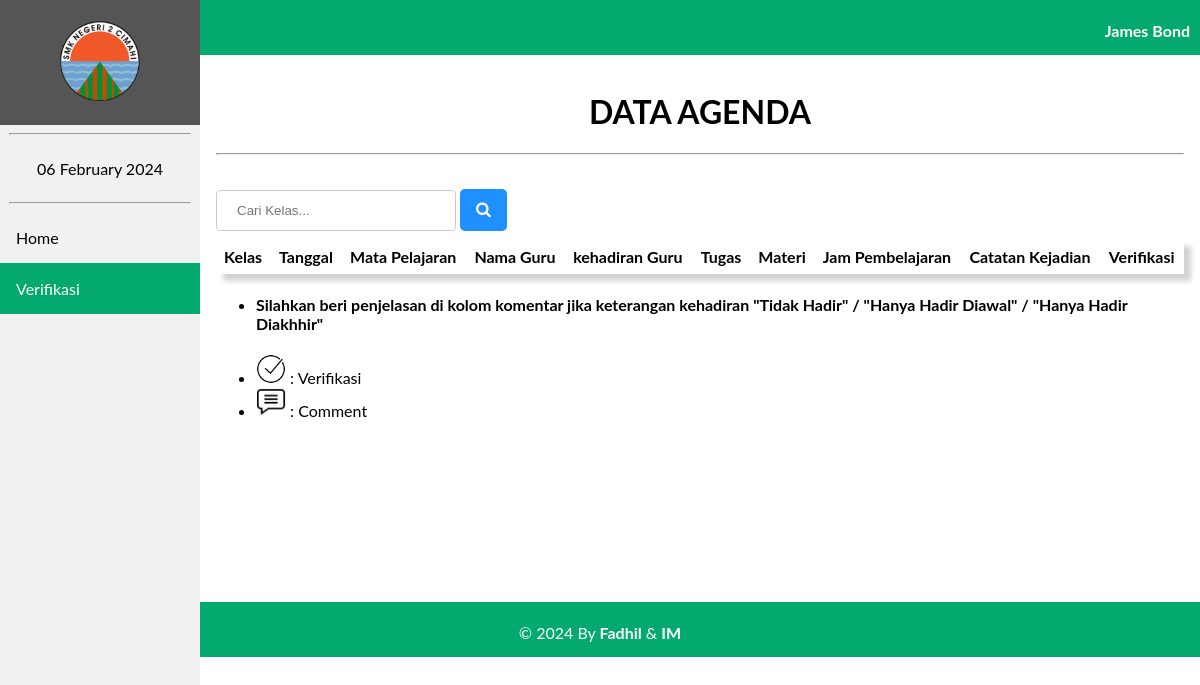
The page /agenda/verifikasi.php?id=198111032008011006 on the database as committed earlier.
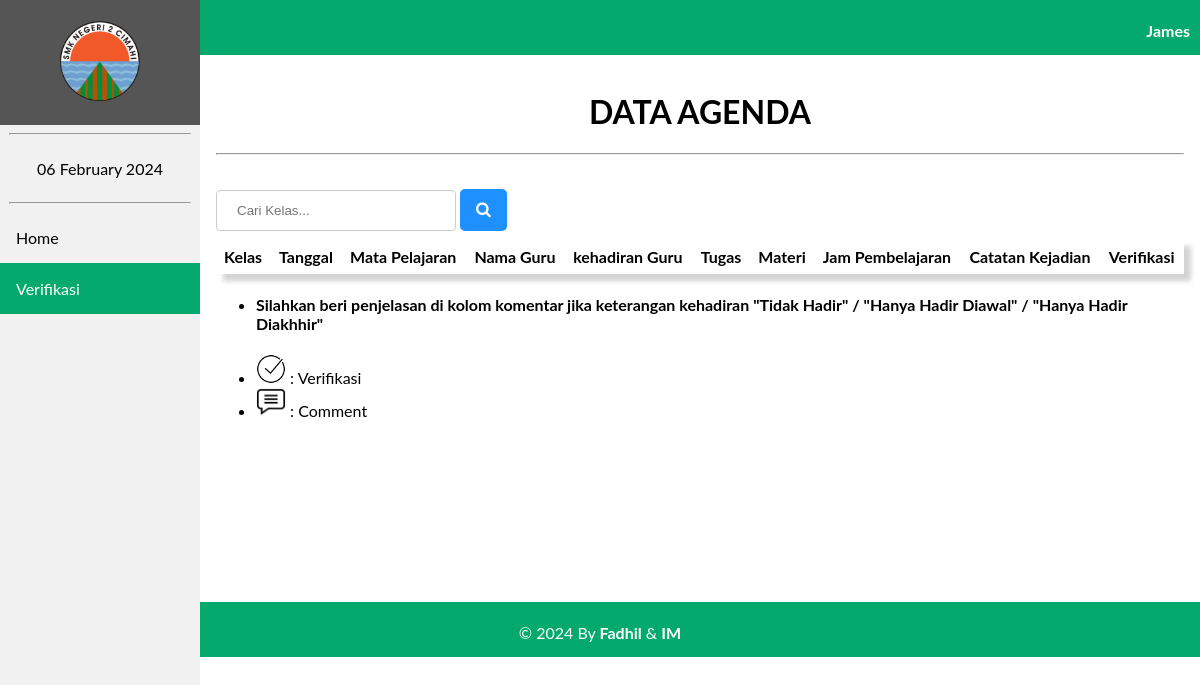
The same page on the database as committed later.
### tables this page shows
CREATE TABLE `tb_guru` (
  `nip` varchar(18) NOT NULL,
  `id_mapel` varchar(6) NOT NULL,
  `nama_guru` varchar(100) NOT NULL,
  `password` varchar(100) NOT NULL,
  `role` int(11) NOT NULL
);

### agenda/verifikasi.php (the view, shortened to what this page needs)
<?php
    include 'koneksi.php';
    $nip = $_GET['id'];
    $sql1 = "SELECT * FROM tb_guru WHERE nip='$nip'";
    $k = mysqli_query($Conn,$sql1);
?>
<!DOCTYPE html>
<html>
<head>
    <link rel="stylesheet" href="navbar.css">
    <link rel="stylesheet" href="https://cdnjs.cloudflare.com/ajax/libs/font-awesome/4.7.0/css/font-awesome.min.css">
<body>
    <header>
        <div class="sidebar">
            <a href="beranda.php?id=<?= $nip ?>"><center><img src="image/2cmi.PNG" style="width: 80px; padding: 5px;"></center></a>
            <hr  style="width: 90%;">
            <center><a href="#"><?= date("d F Y"); ?></a></center>
            <hr  style="width: 90%;">
            <a href="beranda2.php?id=<?= $nip ?>">Home</a>
            <a class="active" href="verifikasi.php?id=<?= $nip ?>">Verifikasi</a>
        </div>
    </header>
    <div class="head">
        <?php
              foreach($k as $nama){ ?>
              <p style="margin-right: 10px;"><b><?= $nama['nama_guru'] ?></b></p>
            <?php
              }
          ?>
    </div>
    <div class="content">
    <center>
<h1>DATA AGENDA</h1><hr> </center>
<br>
<form action="search_verifikasi.php" method="POST">
    <input type="text" name="search" placeholder="Cari Kelas...">
    <button class="btn1" name="submit"><i class="fa fa-search"></i></button>
</form>
<center>
<table style="box-shadow: 7px 7px 5px lightgrey;">
        <tr>
            <th>Kelas</th>
            <th>Tanggal </th>
            <th>Mata Pelajaran</th>
            <th>Nama Guru</th>
            <th>kehadiran Guru</th>
            <th>Tugas </th>
            <th>Materi</th>
            <th>Jam Pembelajaran </th>
            <th>Catatan Kejadian </th>
            <th colspan="2">Verifikasi</th>
        </tr>
</table>
    </center>
<ul>
    <li>
        <h4>Silahkan beri penjelasan di kolom komentar jika keterangan kehadiran "Tidak Hadir" / "Hanya Hadir Diawal" / "Hanya Hadir Diakhhir"</h4>
    </li>
    <li>
        <img src="image/ceklis.PNG" width="30px"> :
        Verifikasi
    </li>
    <li>
        <img src="image/comment.PNG" width="30px"> :
        Comment
    </li>
</ul>
</div>
<div class="footer">
        <p>&copy; 2024 By <b>Fadhil</b> & <b>IM</b></p>
    </div>

Rows that differ between the two databases and show on the page:
changed tb_guru: nama_guru "James Bond" → "James"
